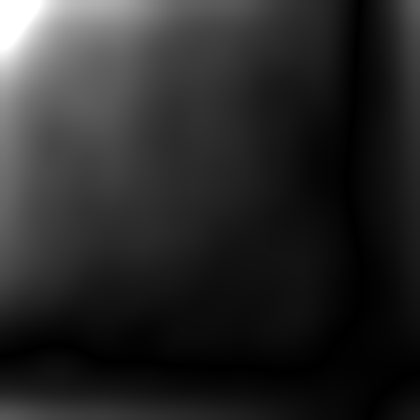
%> input picture baboon_frequency_butterworth_512_2.png, 420 x 420 px, shrunk from 512 x 512 before the run
$ octave CannyDetector.m   (GNU Octave 9; MATLAB toolbox functions it lacks are replaced by stand-ins)
%> lines starting %> are read from the running program, lines starting %| are printed output that depends on the picture; in (x1, y1, x2, y2) boxes, pixels count from 0 and x2, y2 are one past the last pixel; in counts of white or black regions, pixels touching at a corner belong together; the program's own positions count from 1
%> the answer given: ../baboon_frequency_butterworth_512_2.png
%> further down, imagem is the input picture: size 420x420 uint8; min 0, max 255, mean 40.1
%> the answer given: 3
%> the answer given: 3
### canny/gaussian_smoothing.m
function gaussian = gaussian_smoothing(imagem,size,sigma)
%> called with size = 3, sigma = 3

g = fspecial('gaussian',size,sigma);
gaussian = imfilter(imagem,g);

end

### canny/gradient.m
function [magnitude,direcao] = gradient(imagem)

z_h = [-1 -2 -1 ; 0 0 0; 1 2 1];
z_v = [-1 0 1; -2 0 2; -1 0 1];


img_filth = conv2(imagem,z_h);
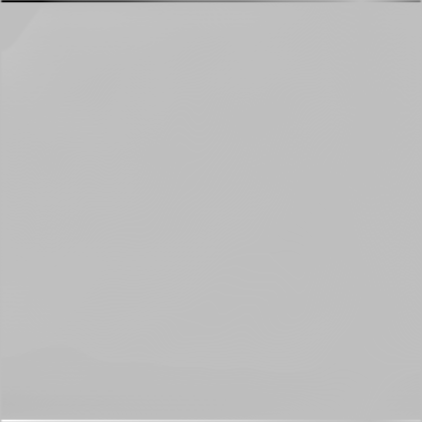
%> img_filth: size 422x422 double; min -1020, max 344, mean 0; drawn with min black and max white
img_filtv = conv2(imagem,z_v);

direcao = atan2d(double(img_filth),double(img_filtv));
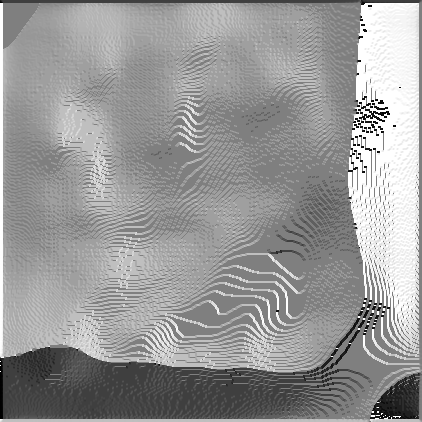
%> direcao: size 422x422 double; min -179.7, max 180, mean 35.1; drawn with min black and max white

magnitude = uint8(sqrt((double(img_filth)).^2 + (double(img_filtv)).^2));

end

### canny/nonmax.m
function improved_image = nonmax(direcao,magnitude)
    [h,w] = size(direcao);
%> h = 422; w = 422
    improved_image = zeros(h+2,w+2);
    [h,w]=size(direcao);

    for i=2:h+1
        for j=2:w+1
            improved_image(i,j)=magnitude(i-1,j-1);
        end
    end
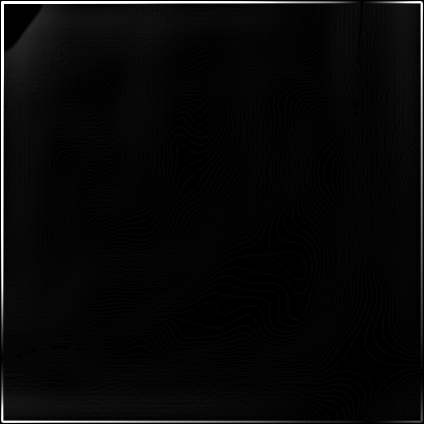
%> improved_image: size 424x424 double; min 0, max 255, mean 8.2

    for i=2:h-1
        for j=2:w-1
            if ((direcao(i,j)>=-22.5 && direcao(i,j)<=22.5) || direcao(i,j)<-157.5 || direcao(i,j)>157.5 )
                %deteta a direção -
                if (magnitude(i,j) >= magnitude(i,j+1)) && (magnitude(i,j) >= magnitude(i,j-1))
                    improved_image(i,j)= magnitude(i,j);
                else
                    improved_image(i,j)=0;
                end
            elseif ((direcao(i,j)>=22.5 && direcao(i,j)<=67.5) || (direcao(i,j)<-112.5 && direcao(i,j)>=-157.5))
                %deteta a direção /
                if (magnitude(i,j) >= magnitude(i+1,j+1)) && (magnitude(i,j) >= magnitude(i-1,j-1))
                    improved_image(i,j)= magnitude(i,j);
                else
                    improved_image(i,j)=0;
                end
            elseif (direcao(i,j)>=67.5 && direcao(i,j)<=112.5) || (direcao(i,j)<-67.5 && direcao(i,j)>=-112.5)
                %deteta a direção |
                if (magnitude(i,j) >= magnitude(i+1,j)) && (magnitude(i,j) >= magnitude(i-1,j))
                    improved_image(i,j)= magnitude(i,j);
                else
                    improved_image(i,j)=0;
                end
            elseif (direcao(i,j)>=112.5 && direcao(i,j)<=157.5) || (direcao(i,j)<-22.5 && direcao(i,j)>=-67.5)
                %deteta a direção \
                if (magnitude(i,j) >= magnitude(i+1,j-1)) && (magnitude(i,j) >= magnitude(i-1,j+1))
                    improved_image(i,j)= magnitude(i,j);
                else
                    improved_image(i,j)=0;
                end
            end
        end
    end

    improved_image = uint8(improved_image(2:h+1,2:w+1));
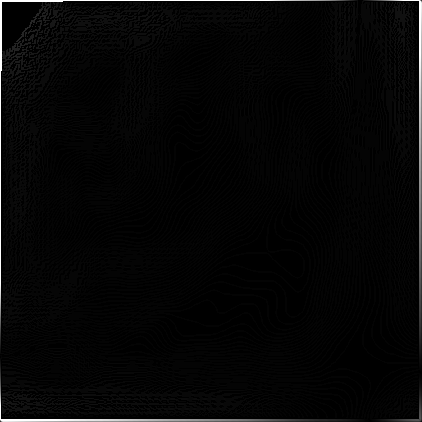
%> improved_image: size 422x422 uint8; min 0, max 255, mean 5.7
end

### canny/double_threshold.m
function [strongedges,weakedges] = double_threshold(thinned_image,thresholdmin,thresholdmax)
%> called with thresholdmin = 20, thresholdmax = 70

    weakedges = zeros(size(thinned_image));
    strongedges = zeros(size(thinned_image));


    weakedges(thinned_image>=thresholdmin)=0.5;
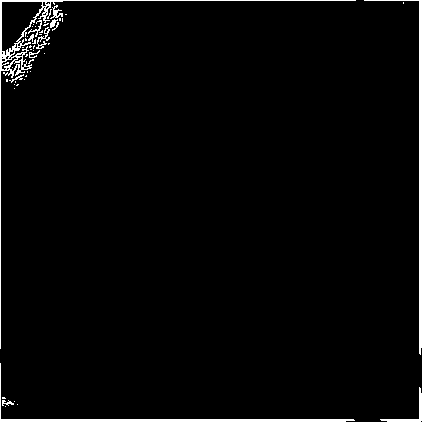
%> weakedges: size 422x422 double; values 0 (black) and 0.5 (white), 2.5% white; 50 white regions (38 under 20 px), largest, box (x1, y1, x2, y2) and area: (0, 0, 356, 349) 1458, (364, 0, 422, 355) 1112, (0, 363, 355, 422) 1111
    strongedges(thinned_image>=thresholdmax)=1;
%> strongedges: size 422x422 double; values 0 (black) and 1 (white), 1.5% white; 4 white regions, box (x1, y1, x2, y2) and area: (376, 0, 422, 300) 892, (0, 379, 288, 422) 871, (0, 0, 345, 331) 806, (406, 409, 421, 421) 46

end

### canny/hysteresis_thresholding.m
function edgemap = hysteresis_thresholding(strongedges,weakedges)

sizee = size(strongedges);
%> sizee = [422 422]
edgemap = strongedges;


for i = 2 : sizee-1
    for j = 2 : sizee-1
        if(weakedges(i,j) == 0.5)
            if(strongedges(i,j)==1 || strongedges(i+1,j)==1 || ...
                    strongedges(i-1,j)==1 || strongedges(i,j+1)==1 || ...
                    strongedges(i,j-1)==1 || strongedges(i-1, j-1)==1 || ...
                    strongedges(i-1, j+1)==1 || strongedges(i+1, j+1)==1 || ...
                    strongedges(i+1, j-1)==1)
                edgemap(i,j)=1;
            else
                edgemap(i,j)=0;
            end
        end
    end
end
%> edgemap: size 422x422 double; values 0 (black) and 1 (white), 1.5% white; 4 white regions, box (x1, y1, x2, y2) and area: (376, 0, 422, 301) 895, (0, 379, 289, 422) 874, (0, 0, 345, 331) 821, (405, 408, 421, 421) 54


end

### canny/main_CannyDetector.m
function [before_nomax,after_nomax,after_hysteresis] = main_CannyDetector(imagem,kernel,sigma,thresholdmin,thresholdmax)

gaussian = gaussian_smoothing(imagem,kernel,sigma);

[magnitude,direcao] = gradient(gaussian);

before_nomax = magnitude;

improved_image = nonmax(direcao,magnitude);

after_nomax = improved_image;

[strongedges,weakedges] = double_threshold(improved_image,thresholdmin,thresholdmax);

edgemap = hysteresis_thresholding(strongedges,weakedges);

after_hysteresis = edgemap;
% [8 lines of commented-out code are left out]
end

### canny/CannyDetector.m
prompt = 'Caminho para a imagem: ';
ficheiro = input(prompt,'s');
imagem = imread(ficheiro);
original = split(ficheiro,'.');
original = string(original(1));

prompt = '\nTamanho do Kernel: ';
kernel = input(prompt);
prompt = '\nVariância: ';
sigma = input(prompt);
thresholdmin = 20;
thresholdmax = 70;


[before_nomax,after_nomax,after_hysteresis] = ...
    main_CannyDetector(imagem,kernel,sigma,thresholdmin,thresholdmax);

output = strcat(original,'_edge_canny_',num2str(kernel),'_', num2str(sigma),'.png');
imwrite(before_nomax,output);

output = strcat(original,'_edge_canny_nomax_',num2str(kernel),'_', num2str(sigma),'.png');
imwrite(after_nomax,output);


%Comparação
%canny = edge(imagem,'canny');
prewitt = edge(imagem,'Prewitt');
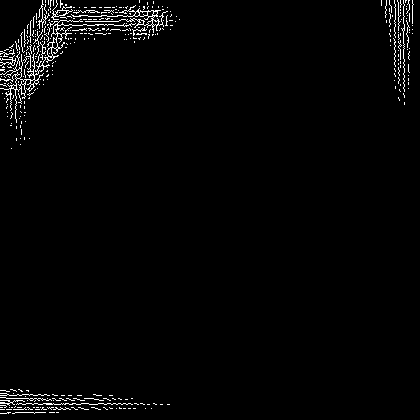
%> prewitt: size 420x420 logical; 2% white in thin lines or dots
sobel = edge(imagem,'Prewitt');
laplace = edge(imagem,'log');
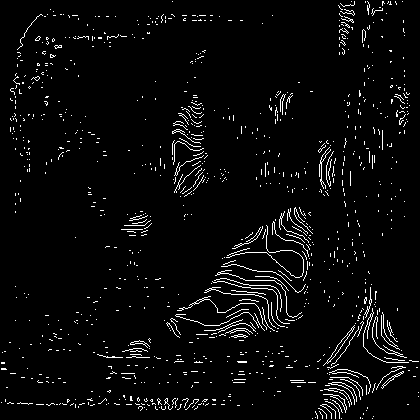
%> laplace: size 420x420 logical; 3.8% white in thin lines or dots

    figure('Name','Comparação');
    %subplot(2,2,3),imshow(canny);
    subplot(2,2,1),imshow(after_hysteresis);
    title('Canny')
    subplot(2,2,2),imshow(prewitt);
    title('Prewitt');
    subplot(2,2,3),imshow(sobel);
    title('Sobel')
    subplot(2,2,4),imshow(laplace);
    title('Laplacian of Gaussian')

output = strcat(original,'_Matlabedge_’canny’_',num2str(kernel),'_', num2str(sigma),'.png');
%imwrite(canny,output);
output = strcat(original,'_Matlabedge_’sobel’_',num2str(kernel),'_', num2str(sigma),'.png');
imwrite(prewitt,output);
output = strcat(original,'_Matlabedge_’prewit’_',num2str(kernel),'_', num2str(sigma),'.png');
imwrite(sobel,output);
output = strcat(original,'_Matlabedge_’lapacian’_',num2str(kernel),'_', num2str(sigma),'.png');
imwrite(laplace,output);
